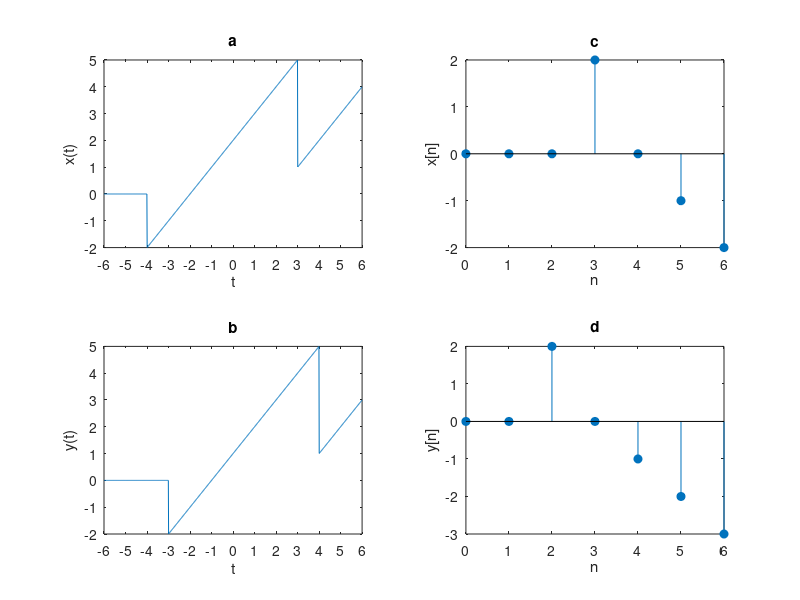

MATLAB code for this plot:
%% ex1 - DONE
function [x1, y1, x2, y2] = gen_sig ()
%returns: functions values vectors x1,y1,x2,y2
t=linspace(-6,6,1000);
n=0:6;

x11 = @(t) (t<-4).*0 + (t>=-4 & t<3).*(t+2) + (t>=3).*(t-2);
y1=x11(t-1);
x1=x11(t);

x22 = @(n) (n<2).*0 + (n>=2 & n<4).*(2.*n-4) + (n>=4).*(4-n);
y2=x22(n+1);
x2=x22(n);

subplot(2,2,1);
plot(t,x1);
xlabel('t');
ylabel('x(t)');
title('a');
xticks(-6:6);
yticks(-6:6);

subplot(2,2,3);
plot(t,y1);
xlabel('t');
ylabel('y(t)');
title('b');
xticks(-6:6);
yticks(-6:6);

subplot(2,2,2);
stem(n,x2,'filled');
xlabel('n');
ylabel('x[n]');
title('c');
xticks(0:6);

subplot(2,2,4);
stem(n,y2,'filled');
xlabel('n');
ylabel('y[n]');
title('d');
xticks(0:6);
yticks(-3:2);

end